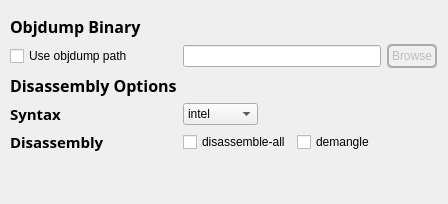
             <widget class="QWidget" name="optionsTab">
              <property name="styleSheet">
               <string notr="true"/>
              </property>
              <attribute name="title">
               <string>Options</string>
              </attribute>
              <layout class="QGridLayout" name="gridLayout_6">
               <property name="leftMargin">
                <number>10</number>
               </property>
               <property name="topMargin">
                <number>15</number>
               </property>
               <item row="1" column="1" colspan="3">
                <widget class="QLineEdit" name="customBinaryLineEdit">
                 <property name="readOnly">
                  <bool>true</bool>
                 </property>
                </widget>
               </item>
               <item row="1" column="0">
                <widget class="QCheckBox" name="customBinaryCheckBox">
                 <property name="maximumSize">
                  <size>
                   <width>200</width>
                   <height>16777215</height>
                  </size>
                 </property>
                 <property name="text">
                  <string>Use objdump path</string>
                 </property>
                </widget>
               </item>
               <item row="4" column="0">
                <widget class="QLabel" name="disassemblyFlagLabel">
                 <property name="font">
                  <font>
                   <family>Noto Sans</family>
                   <pointsize>11</pointsize>
                   <weight>75</weight>
                   <bold>true</bold>
                  </font>
                 </property>
                 <property name="text">
                  <string>Disassembly</string>
                 </property>
                </widget>
               </item>
               <item row="2" column="0">
                <widget class="QLabel" name="label_2">
                 <property name="font">
                  <font>
                   <family>Noto Sans</family>
                   <pointsize>12</pointsize>
                   <weight>75</weight>
                   <bold>true</bold>
                  </font>
                 </property>
                 <property name="text">
                  <string>Disassembly Options</string>
                 </property>
                </widget>
               </item>
               <item row="3" column="1">
                <widget class="QComboBox" name="syntaxComboBox">
                 <property name="maximumSize">
                  <size>
                   <width>75</width>
                   <height>16777215</height>
                  </size>
                 </property>
                 <item>
                  <property name="text">
                   <string>intel</string>
                  </property>
                 </item>
                 <item>
                  <property name="text">
                   <string>att</string>
                  </property>
                 </item>
                </widget>
               </item>
               <item row="4" column="2">
                <widget class="QCheckBox" name="demanlgeCheckBox">
                 <property name="maximumSize">
                  <size>
                   <width>150</width>
                   <height>16777215</height>
                  </size>
                 </property>
                 <property name="toolTip">
                  <string>&lt;html&gt;&lt;head/&gt;&lt;body&gt;&lt;p&gt;Decode mangled/processed symbol names&lt;/p&gt;&lt;/body&gt;&lt;/html&gt;</string>
                 </property>
                 <property name="text">
                  <string>demangle</string>
                 </property>
                </widget>
               </item>
               <item row="3" column="0">
                <widget class="QLabel" name="syntaxLabel">
                 <property name="font">
                  <font>
                   <family>Noto Sans</family>
                   <pointsize>11</pointsize>
                   <weight>75</weight>
                   <italic>false</italic>
                   <bold>true</bold>
                  </font>
                 </property>
                 <property name="styleSheet">
                  <string notr="true"/>
                 </property>
                 <property name="text">
                  <string>Syntax</string>
                 </property>
                </widget>
               </item>
               <item row="4" column="1">
                <widget class="QCheckBox" name="disassemblyFlagcheckBox">
                 <property name="maximumSize">
                  <size>
                   <width>150</width>
                   <height>16777215</height>
                  </size>
                 </property>
                 <property name="toolTip">
                  <string>&lt;html&gt;&lt;head/&gt;&lt;body&gt;&lt;p&gt;Display assembler contents of all sections&lt;/p&gt;&lt;/body&gt;&lt;/html&gt;</string>
                 </property>
                 <property name="text">
                  <string>disassemble-all</string>
                 </property>
                </widget>
               </item>
               <item row="0" column="0">
                <widget class="QLabel" name="label">
                 <property name="font">
                  <font>
                   <family>Noto Sans</family>
                   <pointsize>12</pointsize>
                   <weight>75</weight>
                   <bold>true</bold>
                  </font>
                 </property>
                 <property name="text">
                  <string>Objdump Binary</string>
                 </property>
                </widget>
               </item>
               <item row="1" column="4">
                <widget class="QPushButton" name="customBinaryButton">
                 <property name="enabled">
                  <bool>false</bool>
                 </property>
                 <property name="maximumSize">
                  <size>
                   <width>120</width>
                   <height>16777215</height>
                  </size>
                 </property>
                 <property name="styleSheet">
                  <string notr="true">border-style: solid;
border-width: 2px;
border-radius: 5px;
border-color: rgb(170, 170, 170);
padding: 3px;</string>
                 </property>
                 <property name="text">
                  <string>Browse</string>
                 </property>
                 <property name="autoDefault">
                  <bool>false</bool>
                 </property>
                 <property name="default">
                  <bool>false</bool>
                 </property>
                 <property name="flat">
                  <bool>false</bool>
                 </property>
                </widget>
               </item>
               <item row="5" column="0">
                <spacer name="verticalSpacer">
                 <property name="orientation">
                  <enum>Qt::Vertical</enum>
                 </property>
                 <property name="sizeHint" stdset="0">
                  <size>
                   <width>20</width>
                   <height>40</height>
                  </size>
                 </property>
                </spacer>
               </item>
              </layout>
             </widget>
